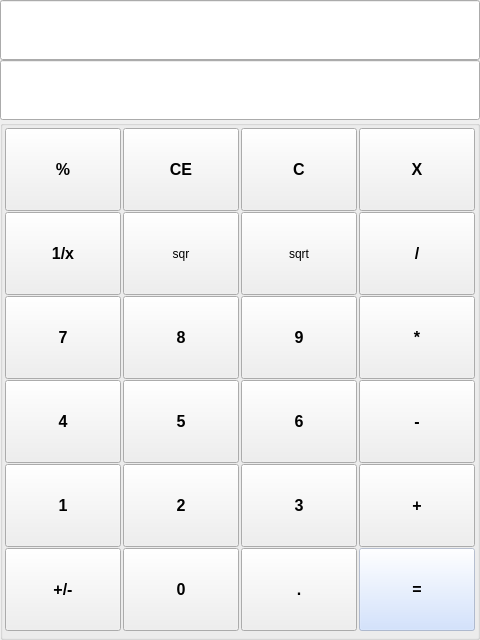
<?xml version="1.0" encoding="UTF-8"?>
<ui version="4.0">
 <class>MainWindow</class>
 <widget class="QMainWindow" name="MainWindow">
  <property name="geometry">
   <rect>
    <x>0</x>
    <y>0</y>
    <width>480</width>
    <height>640</height>
   </rect>
  </property>
  <property name="minimumSize">
   <size>
    <width>480</width>
    <height>640</height>
   </size>
  </property>
  <property name="maximumSize">
   <size>
    <width>480</width>
    <height>640</height>
   </size>
  </property>
  <property name="windowTitle">
   <string>MainWindow</string>
  </property>
  <widget class="QWidget" name="centralwidget">
   <layout class="QVBoxLayout" name="verticalLayout">
    <property name="spacing">
     <number>0</number>
    </property>
    <property name="leftMargin">
     <number>0</number>
    </property>
    <property name="topMargin">
     <number>0</number>
    </property>
    <property name="rightMargin">
     <number>0</number>
    </property>
    <property name="bottomMargin">
     <number>0</number>
    </property>
    <item>
     <widget class="QLineEdit" name="lineBefore">
      <property name="minimumSize">
       <size>
        <width>480</width>
        <height>60</height>
       </size>
      </property>
      <property name="maximumSize">
       <size>
        <width>480</width>
        <height>60</height>
       </size>
      </property>
      <property name="font">
       <font>
        <pointsize>12</pointsize>
       </font>
      </property>
      <property name="alignment">
       <set>Qt::AlignRight|Qt::AlignTrailing|Qt::AlignVCenter</set>
      </property>
      <property name="readOnly">
       <bool>true</bool>
      </property>
     </widget>
    </item>
    <item>
     <widget class="QLineEdit" name="lineNow">
      <property name="minimumSize">
       <size>
        <width>480</width>
        <height>60</height>
       </size>
      </property>
      <property name="maximumSize">
       <size>
        <width>480</width>
        <height>60</height>
       </size>
      </property>
      <property name="font">
       <font>
        <pointsize>16</pointsize>
        <bold>true</bold>
       </font>
      </property>
      <property name="alignment">
       <set>Qt::AlignRight|Qt::AlignTrailing|Qt::AlignVCenter</set>
      </property>
      <property name="readOnly">
       <bool>true</bool>
      </property>
     </widget>
    </item>
    <item>
     <widget class="QGroupBox" name="groupBox">
      <property name="minimumSize">
       <size>
        <width>116</width>
        <height>83</height>
       </size>
      </property>
      <property name="title">
       <string/>
      </property>
      <layout class="QGridLayout" name="gridLayout">
       <property name="leftMargin">
        <number>0</number>
       </property>
       <property name="topMargin">
        <number>0</number>
       </property>
       <property name="rightMargin">
        <number>0</number>
       </property>
       <property name="bottomMargin">
        <number>0</number>
       </property>
       <property name="spacing">
        <number>0</number>
       </property>
       <item row="0" column="0">
        <widget class="QPushButton" name="btnPRE">
         <property name="minimumSize">
          <size>
           <width>116</width>
           <height>83</height>
          </size>
         </property>
         <property name="maximumSize">
          <size>
           <width>105</width>
           <height>80</height>
          </size>
         </property>
         <property name="font">
          <font>
           <pointsize>12</pointsize>
           <bold>true</bold>
          </font>
         </property>
         <property name="styleSheet">
          <string notr="true">.QPushButton:hover{
    background-color: rgba(198, 218, 255, 0.6);
}</string>
         </property>
         <property name="text">
          <string>%</string>
         </property>
        </widget>
       </item>
       <item row="0" column="1">
        <widget class="QPushButton" name="btnCE">
         <property name="minimumSize">
          <size>
           <width>116</width>
           <height>83</height>
          </size>
         </property>
         <property name="maximumSize">
          <size>
           <width>105</width>
           <height>80</height>
          </size>
         </property>
         <property name="font">
          <font>
           <pointsize>12</pointsize>
           <bold>true</bold>
          </font>
         </property>
         <property name="styleSheet">
          <string notr="true">.QPushButton:hover{
    background-color: rgba(198, 218, 255, 0.6);
}</string>
         </property>
         <property name="text">
          <string>CE</string>
         </property>
        </widget>
       </item>
       <item row="0" column="2">
        <widget class="QPushButton" name="btnC">
         <property name="minimumSize">
          <size>
           <width>116</width>
           <height>83</height>
          </size>
         </property>
         <property name="maximumSize">
          <size>
           <width>105</width>
           <height>80</height>
          </size>
         </property>
         <property name="font">
          <font>
           <pointsize>12</pointsize>
           <bold>true</bold>
          </font>
         </property>
         <property name="styleSheet">
          <string notr="true">.QPushButton:hover{
    background-color: rgba(198, 218, 255, 0.6);
}</string>
         </property>
         <property name="text">
          <string>C</string>
         </property>
        </widget>
       </item>
       <item row="0" column="3">
        <widget class="QPushButton" name="btnBAC">
         <property name="minimumSize">
          <size>
           <width>116</width>
           <height>83</height>
          </size>
         </property>
         <property name="maximumSize">
          <size>
           <width>105</width>
           <height>80</height>
          </size>
         </property>
         <property name="font">
          <font>
           <pointsize>12</pointsize>
           <bold>true</bold>
          </font>
         </property>
         <property name="styleSheet">
          <string notr="true">.QPushButton:hover{
    background-color: rgba(198, 218, 255, 0.6);
}</string>
         </property>
         <property name="text">
          <string>X</string>
         </property>
        </widget>
       </item>
       <item row="1" column="0">
        <widget class="QPushButton" name="btnREC">
         <property name="minimumSize">
          <size>
           <width>116</width>
           <height>83</height>
          </size>
         </property>
         <property name="maximumSize">
          <size>
           <width>105</width>
           <height>80</height>
          </size>
         </property>
         <property name="font">
          <font>
           <pointsize>12</pointsize>
           <bold>true</bold>
          </font>
         </property>
         <property name="styleSheet">
          <string notr="true">.QPushButton:hover{
    background-color: rgba(198, 218, 255, 0.6);
}</string>
         </property>
         <property name="text">
          <string>1/x</string>
         </property>
        </widget>
       </item>
       <item row="1" column="1">
        <widget class="QPushButton" name="btnSQR">
         <property name="minimumSize">
          <size>
           <width>116</width>
           <height>83</height>
          </size>
         </property>
         <property name="maximumSize">
          <size>
           <width>105</width>
           <height>80</height>
          </size>
         </property>
         <property name="styleSheet">
          <string notr="true">.QPushButton:hover{
    background-color: rgba(198, 218, 255, 0.6);
}</string>
         </property>
         <property name="text">
          <string>sqr</string>
         </property>
        </widget>
       </item>
       <item row="1" column="2">
        <widget class="QPushButton" name="btnSQRT">
         <property name="minimumSize">
          <size>
           <width>116</width>
           <height>83</height>
          </size>
         </property>
         <property name="maximumSize">
          <size>
           <width>105</width>
           <height>80</height>
          </size>
         </property>
         <property name="styleSheet">
          <string notr="true">.QPushButton:hover{
    background-color: rgba(198, 218, 255, 0.6);
}</string>
         </property>
         <property name="text">
          <string>sqrt</string>
         </property>
        </widget>
       </item>
       <item row="1" column="3">
        <widget class="QPushButton" name="btnDIV">
         <property name="minimumSize">
          <size>
           <width>116</width>
           <height>83</height>
          </size>
         </property>
         <property name="maximumSize">
          <size>
           <width>105</width>
           <height>80</height>
          </size>
         </property>
         <property name="font">
          <font>
           <pointsize>12</pointsize>
           <bold>true</bold>
          </font>
         </property>
         <property name="styleSheet">
          <string notr="true">.QPushButton:hover{
    background-color: rgba(198, 218, 255, 0.6);
}</string>
         </property>
         <property name="text">
          <string>/</string>
         </property>
        </widget>
       </item>
       <item row="2" column="0">
        <widget class="QPushButton" name="btn7">
         <property name="minimumSize">
          <size>
           <width>116</width>
           <height>83</height>
          </size>
         </property>
         <property name="maximumSize">
          <size>
           <width>105</width>
           <height>80</height>
          </size>
         </property>
         <property name="font">
          <font>
           <pointsize>12</pointsize>
           <bold>true</bold>
          </font>
         </property>
         <property name="styleSheet">
          <string notr="true">.QPushButton:hover{
    background-color: rgba(198, 218, 255, 0.6);
}</string>
         </property>
         <property name="text">
          <string>7</string>
         </property>
        </widget>
       </item>
       <item row="2" column="1">
        <widget class="QPushButton" name="btn8">
         <property name="minimumSize">
          <size>
           <width>116</width>
           <height>83</height>
          </size>
         </property>
         <property name="maximumSize">
          <size>
           <width>105</width>
           <height>80</height>
          </size>
         </property>
         <property name="font">
          <font>
           <pointsize>12</pointsize>
           <bold>true</bold>
          </font>
         </property>
         <property name="styleSheet">
          <string notr="true">.QPushButton:hover{
    background-color: rgba(198, 218, 255, 0.6);
}</string>
         </property>
         <property name="text">
          <string>8</string>
         </property>
        </widget>
       </item>
       <item row="2" column="2">
        <widget class="QPushButton" name="btn9">
         <property name="minimumSize">
          <size>
           <width>116</width>
           <height>83</height>
          </size>
         </property>
         <property name="maximumSize">
          <size>
           <width>105</width>
           <height>80</height>
          </size>
         </property>
         <property name="font">
          <font>
           <pointsize>12</pointsize>
           <bold>true</bold>
          </font>
         </property>
         <property name="styleSheet">
          <string notr="true">.QPushButton:hover{
    background-color: rgba(198, 218, 255, 0.6);
}</string>
         </property>
         <property name="text">
          <string>9</string>
         </property>
        </widget>
       </item>
       <item row="2" column="3">
        <widget class="QPushButton" name="btnMUL">
         <property name="minimumSize">
          <size>
           <width>116</width>
           <height>83</height>
          </size>
         </property>
         <property name="maximumSize">
          <size>
           <width>105</width>
           <height>80</height>
          </size>
         </property>
         <property name="font">
          <font>
           <pointsize>12</pointsize>
           <bold>true</bold>
          </font>
         </property>
         <property name="styleSheet">
          <string notr="true">.QPushButton:hover{
    background-color: rgba(198, 218, 255, 0.6);
}</string>
         </property>
         <property name="text">
          <string>*</string>
         </property>
        </widget>
       </item>
       <item row="3" column="0">
        <widget class="QPushButton" name="btn4">
         <property name="minimumSize">
          <size>
           <width>116</width>
           <height>83</height>
          </size>
         </property>
         <property name="maximumSize">
          <size>
           <width>105</width>
           <height>80</height>
          </size>
         </property>
         <property name="font">
          <font>
           <pointsize>12</pointsize>
           <bold>true</bold>
          </font>
         </property>
         <property name="styleSheet">
          <string notr="true">.QPushButton:hover{
    background-color: rgba(198, 218, 255, 0.6);
}</string>
         </property>
         <property name="text">
          <string>4</string>
         </property>
        </widget>
       </item>
       <item row="3" column="1">
        <widget class="QPushButton" name="btn5">
         <property name="minimumSize">
          <size>
           <width>116</width>
           <height>83</height>
          </size>
         </property>
         <property name="maximumSize">
          <size>
           <width>105</width>
           <height>80</height>
          </size>
         </property>
         <property name="font">
          <font>
           <pointsize>12</pointsize>
           <bold>true</bold>
          </font>
         </property>
         <property name="styleSheet">
          <string notr="true">.QPushButton:hover{
    background-color: rgba(198, 218, 255, 0.6);
}</string>
         </property>
         <property name="text">
          <string>5</string>
         </property>
        </widget>
       </item>
       <item row="3" column="2">
        <widget class="QPushButton" name="btn6">
         <property name="minimumSize">
          <size>
           <width>116</width>
           <height>83</height>
          </size>
         </property>
         <property name="maximumSize">
          <size>
           <width>105</width>
           <height>80</height>
          </size>
         </property>
         <property name="font">
          <font>
           <pointsize>12</pointsize>
           <bold>true</bold>
          </font>
         </property>
         <property name="styleSheet">
          <string notr="true">.QPushButton:hover{
    background-color: rgba(198, 218, 255, 0.6);
}</string>
         </property>
         <property name="text">
          <string>6</string>
         </property>
        </widget>
       </item>
       <item row="3" column="3">
        <widget class="QPushButton" name="btnSUB">
         <property name="minimumSize">
          <size>
           <width>116</width>
           <height>83</height>
          </size>
         </property>
         <property name="maximumSize">
          <size>
           <width>105</width>
           <height>80</height>
          </size>
         </property>
         <property name="font">
          <font>
           <pointsize>12</pointsize>
           <bold>true</bold>
          </font>
         </property>
         <property name="styleSheet">
          <string notr="true">.QPushButton:hover{
    background-color: rgba(198, 218, 255, 0.6);
}</string>
         </property>
         <property name="text">
          <string>-</string>
         </property>
        </widget>
       </item>
       <item row="4" column="0">
        <widget class="QPushButton" name="btn1">
         <property name="minimumSize">
          <size>
           <width>116</width>
           <height>83</height>
          </size>
         </property>
         <property name="maximumSize">
          <size>
           <width>105</width>
           <height>80</height>
          </size>
         </property>
         <property name="font">
          <font>
           <pointsize>12</pointsize>
           <bold>true</bold>
          </font>
         </property>
         <property name="styleSheet">
          <string notr="true">.QPushButton:hover{
    background-color: rgba(198, 218, 255, 0.6);
}</string>
         </property>
         <property name="text">
          <string>1</string>
         </property>
        </widget>
       </item>
       <item row="4" column="1">
        <widget class="QPushButton" name="btn2">
         <property name="minimumSize">
          <size>
           <width>116</width>
           <height>83</height>
          </size>
         </property>
         <property name="maximumSize">
          <size>
           <width>105</width>
           <height>80</height>
          </size>
         </property>
         <property name="font">
          <font>
           <pointsize>12</pointsize>
           <bold>true</bold>
          </font>
         </property>
         <property name="styleSheet">
          <string notr="true">.QPushButton:hover{
    background-color: rgba(198, 218, 255, 0.6);
}</string>
         </property>
         <property name="text">
          <string>2</string>
         </property>
        </widget>
       </item>
       <item row="4" column="2">
        <widget class="QPushButton" name="btn3">
         <property name="minimumSize">
          <size>
           <width>116</width>
           <height>83</height>
          </size>
         </property>
         <property name="maximumSize">
          <size>
           <width>105</width>
           <height>80</height>
          </size>
         </property>
         <property name="font">
          <font>
           <pointsize>12</pointsize>
           <bold>true</bold>
          </font>
         </property>
         <property name="styleSheet">
          <string notr="true">.QPushButton:hover{
    background-color: rgba(198, 218, 255, 0.6);
}</string>
         </property>
         <property name="text">
          <string>3</string>
         </property>
        </widget>
       </item>
       <item row="4" column="3">
        <widget class="QPushButton" name="btnADD">
         <property name="minimumSize">
          <size>
           <width>116</width>
           <height>83</height>
          </size>
         </property>
         <property name="maximumSize">
          <size>
           <width>105</width>
           <height>80</height>
          </size>
         </property>
         <property name="font">
          <font>
           <pointsize>12</pointsize>
           <bold>true</bold>
          </font>
         </property>
         <property name="styleSheet">
          <string notr="true">.QPushButton:hover{
    background-color: rgba(198, 218, 255, 0.6);
}</string>
         </property>
         <property name="text">
          <string>+</string>
         </property>
        </widget>
       </item>
       <item row="5" column="0">
        <widget class="QPushButton" name="btnOPP">
         <property name="minimumSize">
          <size>
           <width>116</width>
           <height>83</height>
          </size>
         </property>
         <property name="maximumSize">
          <size>
           <width>105</width>
           <height>80</height>
          </size>
         </property>
         <property name="font">
          <font>
           <pointsize>12</pointsize>
           <bold>true</bold>
          </font>
         </property>
         <property name="styleSheet">
          <string notr="true">.QPushButton:hover{
    background-color: rgba(198, 218, 255, 0.6);
}</string>
         </property>
         <property name="text">
          <string>+/-</string>
         </property>
        </widget>
       </item>
       <item row="5" column="1">
        <widget class="QPushButton" name="btn0">
         <property name="minimumSize">
          <size>
           <width>116</width>
           <height>83</height>
          </size>
         </property>
         <property name="maximumSize">
          <size>
           <width>105</width>
           <height>80</height>
          </size>
         </property>
         <property name="font">
          <font>
           <pointsize>12</pointsize>
           <bold>true</bold>
          </font>
         </property>
         <property name="styleSheet">
          <string notr="true">.QPushButton:hover{
    background-color: rgba(198, 218, 255, 0.6);
}</string>
         </property>
         <property name="text">
          <string>0</string>
         </property>
        </widget>
       </item>
       <item row="5" column="2">
        <widget class="QPushButton" name="btnPOI">
         <property name="minimumSize">
          <size>
           <width>116</width>
           <height>83</height>
          </size>
         </property>
         <property name="maximumSize">
          <size>
           <width>105</width>
           <height>80</height>
          </size>
         </property>
         <property name="font">
          <font>
           <pointsize>12</pointsize>
           <bold>true</bold>
          </font>
         </property>
         <property name="styleSheet">
          <string notr="true">.QPushButton:hover{
    background-color: rgba(198, 218, 255, 0.6);
}</string>
         </property>
         <property name="text">
          <string>.</string>
         </property>
        </widget>
       </item>
       <item row="5" column="3">
        <widget class="QPushButton" name="btnRES">
         <property name="minimumSize">
          <size>
           <width>116</width>
           <height>83</height>
          </size>
         </property>
         <property name="maximumSize">
          <size>
           <width>105</width>
           <height>80</height>
          </size>
         </property>
         <property name="font">
          <font>
           <pointsize>12</pointsize>
           <bold>true</bold>
          </font>
         </property>
         <property name="styleSheet">
          <string notr="true">.QPushButton:hover{
    background-color: rgba(152, 188, 255, 0.6);
}
.QPushButton{
	background-color: rgba(198, 218, 255, 0.6);
}</string>
         </property>
         <property name="text">
          <string>=</string>
         </property>
        </widget>
       </item>
      </layout>
     </widget>
    </item>
   </layout>
  </widget>
 </widget>
 <resources/>
 <connections/>
</ui>
